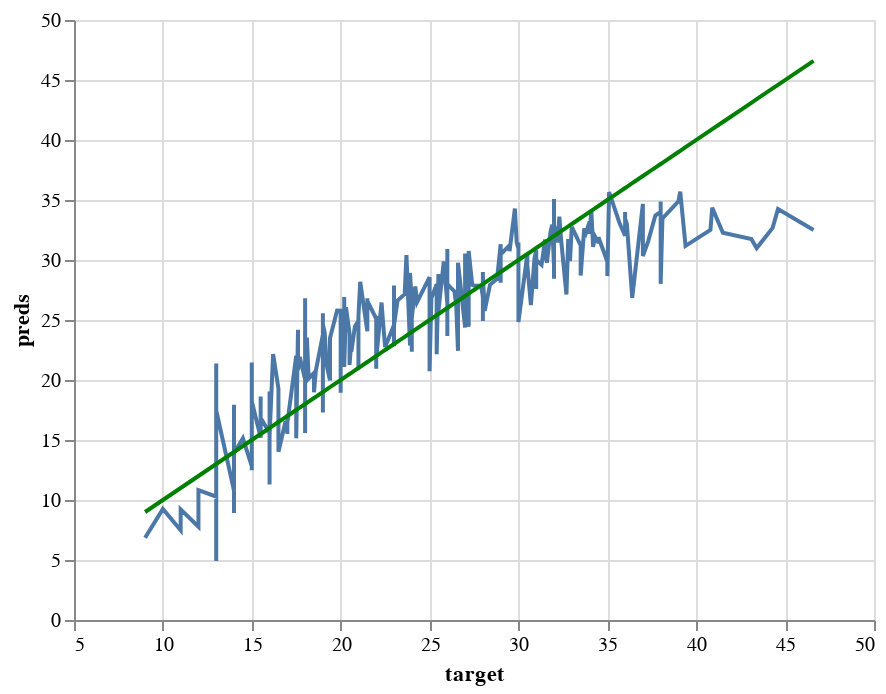

Notebook cell for this chart:
### Code cell
# Solution
perfect_test = alt.Chart(pd.DataFrame({'target': y_train, 'preds': y_train})).mark_line(color='green').encode(
    x='target',
    y='preds'
)

pred_chart_test = alt.Chart(pd.DataFrame({'target': y_train, 'preds': y_train_preds_2})).mark_line().encode(
    x='target',
    y='preds'
  )

pred_chart_test + perfect_test

### Figure 1 — Vega-Lite specification as saved in the notebook (floating-point values rounded to 4 significant figures; data arrays with more than 128 entries replaced by an {"elided": "..."} marker saying what was removed)
{"config": {"view": {"continuousWidth": 400, "continuousHeight": 300}}, "layer": [{"data": {"name": "data-aabb151b1ff8259eb804e840cd6f320a"}, "mark": "line", "encoding": {"x": {"field": "target", "type": "quantitative"}, "y": {"field": "preds", "type": "quantitative"}}}, {"data": {"name": "data-4eb1adfe4e769cf142702b957a28d4d9"}, "mark": {"type": "line", "color": "green"}, "encoding": {"x": {"field": "target", "type": "quantitative"}, "y": {"field": "preds", "type": "quantitative"}}}], "$schema": "https://vega.github.io/schema/vega-lite/v4.17.0.json", "datasets": {"data-aabb151b1ff8259eb804e840cd6f320a": {"elided": "318 records"}, "data-4eb1adfe4e769cf142702b957a28d4d9": {"elided": "318 records"}}}
